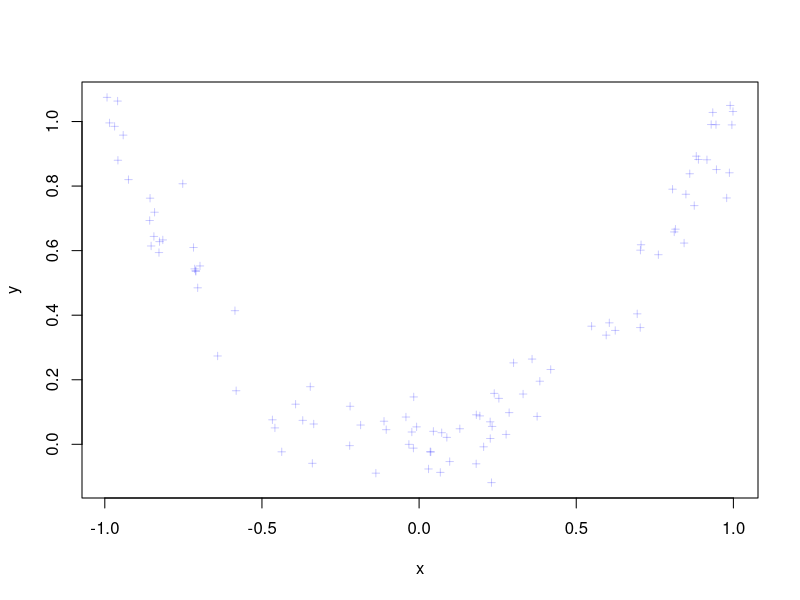
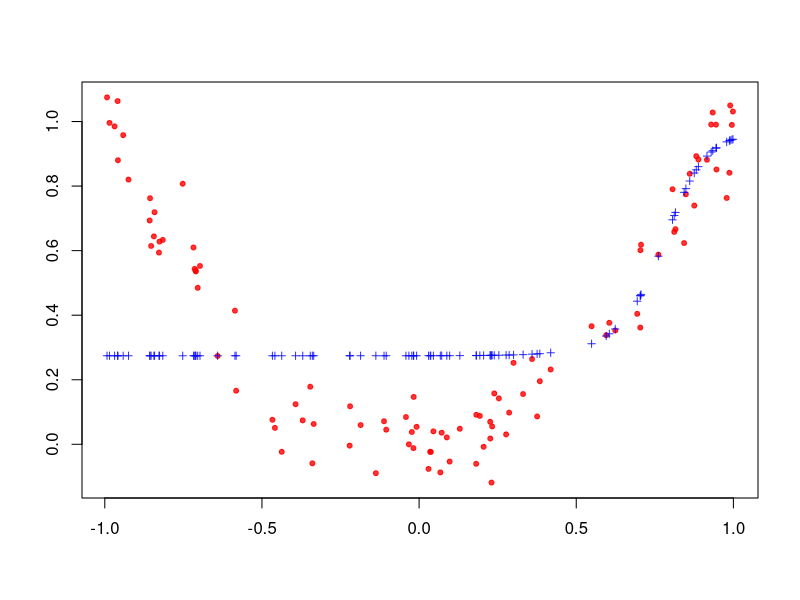
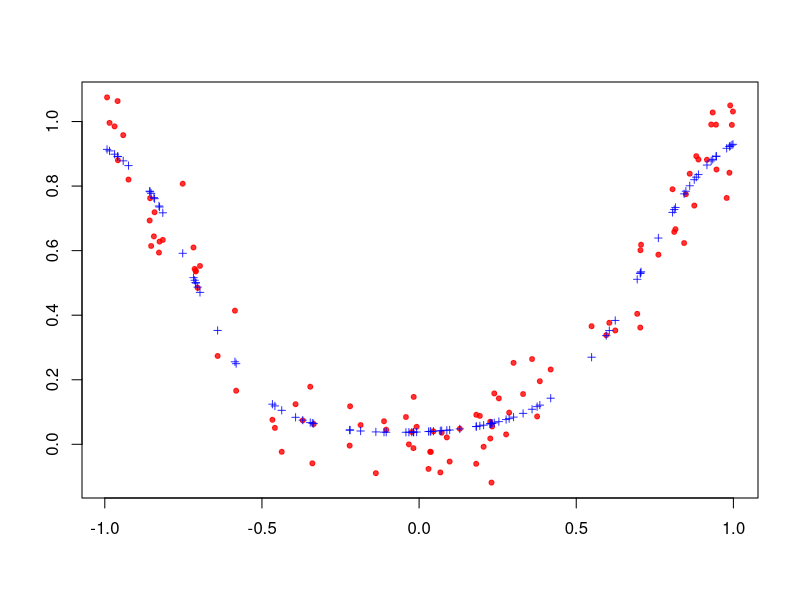

The R source for these figures, in order:
## Michal Ramsza
## Proste wykorzystanie pakietu nnet

## Wgranie koniecznych bibliotek
require(nnet)
require(caret)

## Funkcja do tworzenia danych
data.create <- function(range, coefs, n=100, s=1){
	x <- runif(n, min(range), max(range));
	y <- coefs[1];
	for(k in 2:length(coefs)){
		y <- coefs[k] * x^(k-1);
	}
	y <- y + rnorm(length(y), 0, s)
	data.frame(x=x, y=y)
}

## Przykladowe dane
data <- data.create(c(-1,1), c(0,0,1),s=.1)
plot(data, cex=.7, pch=3, 
	col=rgb(0,0,1,.2))

## Przykladowe zastosowanie funkcji
## nnet

## Estymacja malej sieci neuronowej
model.nn <- nnet( y ~ x,
    data = data,
    size = 1,
    decay = 0,
    linout = FALSE,
    skip = FALSE,
    maxit = 1000,
    Hess = TRUE);

## Test na minimum
ww <- eigen( model.nn$Hessian, TRUE)$values;
print( ww);

## Wyniki
data.predict <- data.frame(x=data$x,
	y=predict(model.nn, data))
	
## Wizualizacja
png(file="ex_01_1_fig_1.png")
plot(data, pch=20,
	xlab="", ylab="", col=rgb(1,0,0,.8))
points(data.predict, pch=3, cex=.7,
	col=rgb(0,0,1,.8))
dev.off()

## Estymacja malej sieci neuronowej
model.nn <- nnet( y ~ x,
    data = data,
    size = 2,
    decay = 0,
    lineout = FALSE,
    skip = FALSE,
    maxit = 1000,
    Hess = TRUE);

## Test na minimum
ww <- eigen( model.nn$Hessian, TRUE)$values;
print( ww);

## Wyniki
data.predict <- data.frame(x=data$x,
	y=predict(model.nn, data))
	
## Wizualizacja
png(file="ex_01_1_fig_2.png")
plot(data, pch=20,
	xlab="", ylab="", col=rgb(1,0,0,.8))
points(data.predict, pch=3, cex=.7,
	col=rgb(0,0,1,.8))
dev.off()


